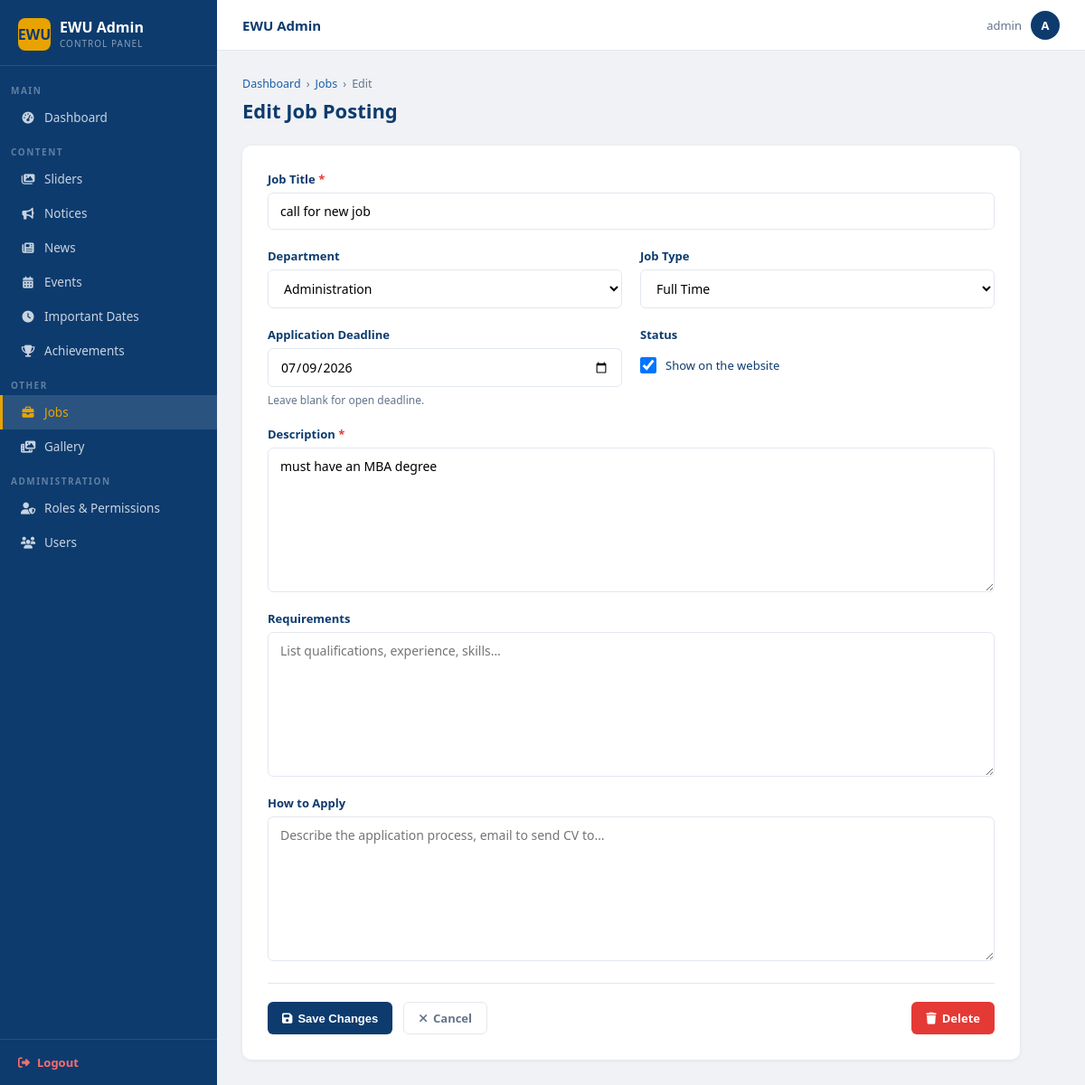
The page /dashboard/jobs/4/edit/ (signed in) on the database its author committed.
### main/models.py (models this page shows, shortened)
class Job(models.Model):
    TYPE_CHOICES = [
        ('full_time',  'Full Time'),
        ('part_time',  'Part Time'),
        ('contractual','Contractual'),
        ('adjunct',    'Adjunct'),
    ]
    DEPT_CHOICES = [
        ('cse',       'CSE'),
        ('eee',       'EEE'),
        ('bba',       'BBA'),
        ('pharmacy',  'Pharmacy'),
        ('economics', 'Economics'),
        ('english',   'English'),
        ('law',       'Law'),
        ('admin',     'Administration'),
        ('other',     'Other'),
    ]
    title           = models.CharField(max_length=200)
    department      = models.CharField(max_length=20, choices=DEPT_CHOICES, default='other')
    job_type        = models.CharField(max_length=20, choices=TYPE_CHOICES, default='full_time')
    description     = models.TextField(help_text='Full job description. Supports plain text.')
    requirements    = models.TextField(blank=True, help_text='One requirement per line.')
    how_to_apply    = models.TextField(blank=True, help_text='Application instructions.')
    deadline        = models.DateField(null=True, blank=True)
    posted_at       = models.DateTimeField(auto_now_add=True)
    is_active       = models.BooleanField(default=True)
    class Meta:
        ordering     = ['-posted_at']
        verbose_name = 'Job Opening'

### main/views.py (the view, shortened to what this page needs)
# urls.py: path('dashboard/jobs/<int:pk>/edit/',           views.job_edit,           name='admin_job_edit'),
@require_perm('main.change_job')
def job_edit(request, pk):
    obj = get_object_or_404(Job, pk=pk)
    return render(request, 'admin/job_form.html', {
        'obj': obj, 'edit': True,
        'dept_choices': getattr(Job, 'DEPT_CHOICES', DEPT_CHOICES),
        'type_choices': getattr(Job, 'TYPE_CHOICES', [])
    })

### templates/admin/job_form.html (shortened to what this page needs)
{% extends 'admin/base_admin.html' %}
{% block nav_jobs %}active{% endblock %}
{% block content %}
<div class="page-head">
  <div class="breadcrumb">
    <a href="{% url 'dashboard' %}">Dashboard</a>
    <span>›</span>
    <a href="{% url 'admin_job_list' %}">Jobs</a>
    <span>›</span>
    <span>{% if edit %}Edit{% else %}New{% endif %}</span>
  </div>
  <h1>{% if edit %}Edit Job Posting{% else %}Create Job Posting{% endif %}</h1>
</div>
<div class="form-wrap" style="max-width:860px">
  <form method="post">
    <div class="form-grid">
      <div class="fg full">
        <label>Job Title <span style="color:var(--red)">*</span></label>
        <input type="text" name="title" value="{{ obj.title|default:'' }}"
               placeholder="e.g. Lecturer, Department of CSE" required maxlength="300">
      </div>
      <div class="fg">
        <label>Department</label>
        <select name="department">
          {% for val, label in dept_choices %}
          <option value="{{ val }}" {% if obj.department == val %}selected{% endif %}>{{ label }}</option>
          {% endfor %}
        </select>
      </div>
      <div class="fg">
        <label>Job Type</label>
        <select name="job_type">
          {% for val, label in type_choices %}
          <option value="{{ val }}" {% if obj.job_type == val %}selected{% endif %}>{{ label }}</option>
          {% endfor %}
        </select>
      </div>
      <div class="fg">
        <label>Application Deadline</label>
        <input type="date" name="deadline" value="{{ obj.deadline|date:'Y-m-d'|default:'' }}">
        <span class="help">Leave blank for open deadline.</span>
      </div>
      <div class="fg">
        <label>Status</label>
        <div style="display:flex;align-items:center;gap:10px;padding:10px 0">
          <input type="checkbox" name="is_active" id="is_active"
                 {% if obj.is_active or not edit %}checked{% endif %}
                 style="width:18px;height:18px;cursor:pointer">
          <label for="is_active" style="font-size:13px;font-weight:500;text-transform:none;letter-spacing:0;">
            Show on the website
          </label>
        </div>
      </div>
      <div class="fg full">
        <label>Description <span style="color:var(--red)">*</span></label>
        <textarea name="description"
                  placeholder="Describe the role, responsibilities…"
                  required>{{ obj.description|default:'' }}</textarea>
      </div>
      <div class="fg full">
        <label>Requirements</label>
        <textarea name="requirements"
                  placeholder="List qualifications, experience, skills…">{{ obj.requirements|default:'' }}</textarea>
      </div>
      <div class="fg full">
        <label>How to Apply</label>
        <textarea name="how_to_apply"
                  placeholder="Describe the application process, email to send CV to…">{{ obj.how_to_apply|default:'' }}</textarea>
      </div>
    </div>
    <div class="form-actions">
      <button type="submit" class="btn btn-primary">
        <i class="fa-solid fa-{% if edit %}floppy-disk{% else %}paper-plane{% endif %}"></i>
        {% if edit %}Save Changes{% else %}Post Job{% endif %}
      </button>
      <a href="{% url 'admin_job_list' %}" class="btn btn-ghost">
        <i class="fa-solid fa-xmark"></i> Cancel
      </a>
      {% if edit and obj %}
      <a href="{% url 'admin_job_delete' obj.pk %}"
         class="btn btn-danger" style="margin-left:auto"
         onclick="return confirm('Delete this job posting?')">
        <i class="fa-solid fa-trash"></i> Delete
      </a>
      {% endif %}
    </div>
  </form>
</div>
{% endblock %}

### templates/admin/base_admin.html (shortened to what this page needs)
{% load static %}
<!DOCTYPE html>
<html lang="en">
<head>
  <link rel="stylesheet" href="https://cdnjs.cloudflare.com/ajax/libs/font-awesome/6.5.0/css/all.min.css">
</head>
<body>
<div class="admin-wrapper">
  <aside class="sidebar">
    <div class="sidebar-brand">
      <div class="brand-icon">EWU</div>
      <div>
        <div class="brand-name">EWU Admin</div>
        <div class="brand-sub">Control Panel</div>
      </div>
    </div>
    <nav class="sidebar-nav">
      <div class="sidebar-section">Main</div>
      <a href="{% url 'dashboard' %}" class="sidebar-link {% block nav_dashboard %}{% endblock %}">
    <i class="fa-solid fa-gauge-high"></i> Dashboard
      </a>
      <div class="sidebar-section">Content</div>
      {% if perms.main.view_slider %}
      <a href="{% url 'admin_slider_list' %}" class="sidebar-link {% block nav_sliders %}{% endblock %}">
        <i class="fa-solid fa-images"></i> Sliders
      </a>
      {% endif %}
      {% if perms.main.view_notice %}
      <a href="{% url 'admin_notice_list' %}" class="sidebar-link {% block nav_notice %}{% endblock %}">
  <i class="fa-solid fa-bullhorn"></i> Notices
</a>
      {% endif %}
      {% if perms.main.view_news %}
      <a href="{% url 'admin_news_list' %}" class="sidebar-link {% block nav_news %}{% endblock %}">
        <i class="fa-solid fa-newspaper"></i> News
      </a>
      {% endif %}
      {% if perms.main.view_event %}
      <a href="{% url 'admin_event_list' %}" class="sidebar-link {% block nav_events %}{% endblock %}">
        <i class="fa-solid fa-calendar-days"></i> Events
      </a>
      {% endif %}
      {% if perms.main.view_importantdate %}
      <a href="{% url 'admin_date_list' %}" class="sidebar-link {% block nav_dates %}{% endblock %}">
        <i class="fa-solid fa-clock"></i> Important Dates
      </a>
      {% endif %}
      {% if perms.main.view_achievement %}
      <a href="{% url 'admin_achievement_list' %}" class="sidebar-link {% block nav_achievements %}{% endblock %}">
        <i class="fa-solid fa-trophy"></i> Achievements
      </a>
      {% endif %}
      {% if perms.main.view_job or perms.main.view_galleryphoto %}
      <div class="sidebar-section">Other</div>
      {% if perms.main.view_job %}
      <a href="{% url 'admin_job_list' %}" class="sidebar-link {% block nav_jobs %}{% endblock %}">
        <i class="fa-solid fa-briefcase"></i> Jobs
      </a>
      {% endif %}
      {% if perms.main.view_galleryphoto %}
      <a href="{% url 'admin_gallery_list' %}" class="sidebar-link {% block nav_gallery %}{% endblock %}">
        <i class="fa-solid fa-photo-film"></i> Gallery
      </a>
      {% endif %}
      {% endif %}
      {% if request.user.is_superuser %}
      <div class="sidebar-section">Administration</div>
      <a href="{% url 'role_list' %}" class="sidebar-link {% block nav_roles %}{% endblock %}">
        <i class="fa-solid fa-user-shield"></i> Roles &amp; Permissions
      </a>
      <a href="{% url 'rbac_user_list' %}" class="sidebar-link {% block nav_users %}{% endblock %}">
        <i class="fa-solid fa-users"></i> Users
      </a>
      {% endif %}
    </nav>
    <div class="sidebar-logout">
      <a href="{% url 'logout' %}">
        <i class="fa-solid fa-right-from-bracket"></i> Logout
      </a>
    </div>
  </aside>
  <div class="main-content">
    <div class="topbar">
      <span class="topbar-title">{% block topbar_title %}EWU Admin{% endblock %}</span>
      <div class="topbar-user">
        <span>{{ request.user.get_full_name|default:request.user.username }}</span>
        <div class="avatar">{{ request.user.username|first|upper }}</div>
      </div>
    </div>
    <div class="page-area">
      {% block content %}{% endblock %}
    </div>
  </div>
</div>
</body>
</html>

### templates/admin/base_admin.html (style rules this page uses)
:root { --navy: #0d3b6e; --navy-dark: #092d55; --navy-light: #1a5fa8; --amber: #e8a300; --amber-dark: #c98a00; --red: #e53935; --green: #2e7d32; --bg: #f0f2f5; --white: #ffffff; --border: #e2e8f0; --text: #1a202c; --muted: #64748b; --sidebar-w: 240px; }
*, *::before, *::after { box-sizing: border-box; margin: 0; padding: 0; }
body { font-family: 'Segoe UI', system-ui, -apple-system, sans-serif; background: var(--bg); color: var(--text); font-size: 14px; }
a { text-decoration: none; color: inherit; }
.admin-wrapper { display: flex; min-height: 100vh; }
.sidebar { width: var(--sidebar-w); background: var(--navy); flex-shrink: 0; display: flex; flex-direction: column; position: fixed; top: 0; left: 0; bottom: 0; overflow-y: auto; z-index: 100; }
.sidebar-brand { padding: 20px 20px 16px; border-bottom: 1px solid rgba(255,255,255,.12); display: flex; align-items: center; gap: 10px; }
.sidebar-brand .brand-icon { width: 36px; height: 36px; background: var(--amber); border-radius: 8px; display: flex; align-items: center; justify-content: center; color: var(--navy); font-size: 16px; font-weight: 800; flex-shrink: 0; }
.sidebar-brand .brand-name { font-size: 16px; font-weight: 700; color: #fff; line-height: 1.2; }
.sidebar-brand .brand-sub { font-size: 10px; color: rgba(255,255,255,.5); text-transform: uppercase; letter-spacing: 1px; }
.sidebar-section { padding: 12px 12px 4px; font-size: 10px; font-weight: 700; color: rgba(255,255,255,.35); text-transform: uppercase; letter-spacing: 1.5px; }
.sidebar-nav { flex: 1; padding: 8px 0; }
.sidebar-link { display: flex; align-items: center; gap: 10px; padding: 10px 20px; color: rgba(255,255,255,.78); font-size: 13.5px; font-weight: 500; transition: background .15s, color .15s; border-left: 3px solid transparent; }
.sidebar-link i { width: 16px; text-align: center; font-size: 13px; }
.sidebar-link.active { background: rgba(255,255,255,.12); color: var(--amber); border-left-color: var(--amber); }
.sidebar-logout { padding: 16px 20px; border-top: 1px solid rgba(255,255,255,.1); }
.sidebar-logout a { display: flex; align-items: center; gap: 8px; color: #ff6b6b; font-size: 13px; font-weight: 600; transition: color .2s; }
.main-content { margin-left: var(--sidebar-w); flex: 1; display: flex; flex-direction: column; min-height: 100vh; }
.topbar { background: var(--white); border-bottom: 1px solid var(--border); padding: 0 28px; height: 56px; display: flex; align-items: center; justify-content: space-between; position: sticky; top: 0; z-index: 50; }
.topbar-title { font-size: 15px; font-weight: 600; color: var(--navy); }
.topbar-user { display: flex; align-items: center; gap: 10px; font-size: 13px; color: var(--muted); }
.topbar-user .avatar { width: 32px; height: 32px; background: var(--navy); color: #fff; border-radius: 50%; display: flex; align-items: center; justify-content: center; font-size: 13px; font-weight: 700; }
.page-area { padding: 28px; flex: 1; }
.page-head { margin-bottom: 24px; }
.breadcrumb { display: flex; align-items: center; gap: 6px; font-size: 12.5px; color: var(--muted); margin-bottom: 6px; }
.breadcrumb a { color: var(--navy-light); }
.page-head h1 { font-size: 22px; font-weight: 700; color: var(--navy); margin-bottom: 4px; }
.btn { display: inline-flex; align-items: center; gap: 6px; padding: 8px 16px; border-radius: 6px; font-size: 13px; font-weight: 600; cursor: pointer; border: none; transition: background .15s, transform .1s; white-space: nowrap; }
.btn-primary { background: var(--navy); color: #fff; }
.btn-danger { background: var(--red); color: #fff; }
.btn-ghost { background: transparent; color: var(--muted); border: 1.5px solid var(--border); }
.form-wrap { background: var(--white); border-radius: 10px; padding: 28px; box-shadow: 0 1px 4px rgba(0,0,0,.07); max-width: 860px; }
.form-grid { display: grid; grid-template-columns: 1fr 1fr; gap: 20px; }
.fg { display: flex; flex-direction: column; gap: 6px; }
.fg.full { grid-column: span 2; }
.fg label { font-size: 13px; font-weight: 600; color: var(--navy); }
.fg input, .fg textarea, .fg select { padding: 10px 13px; border: 1.5px solid var(--border); border-radius: 6px; font-size: 14px; font-family: inherit; transition: border-color .2s; outline: none; background: var(--white); }
.fg textarea { min-height: 160px; resize: vertical; }
.fg .help { font-size: 12px; color: var(--muted); }
.form-actions { display: flex; gap: 12px; margin-top: 24px; padding-top: 20px; border-top: 1px solid var(--border); }

### rows shown on the page
Job: title "call for new job", department "Administration", job_type "Full Time", deadline "07/09/2026", is_active "☑", description "must have an MBA degree"

### other values the page prints
{{ request.user.get_full_name|default:request.user.username }} "admin"
{{ request.user.username|first|upper }} "A"
